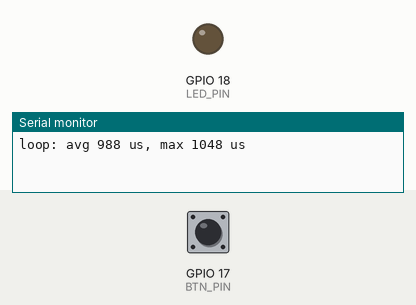
Bench run of a program on a simulated ESP32-S3. On the bench: output pins drawn as LEDs (lit = HIGH), the last lines printed to the serial monitor. Dashed ring = blinking. The test bench sets the inputs (shaded band); at power-on: GPIO 17 (BTN_PIN) HIGH.

Above: at 1.2 s.
1.3 s: GPIO 17 (BTN_PIN) pulled LOW for 0.15 s
2.9 s: GPIO 17 (BTN_PIN) pulled LOW for 1 s
At 3.3 s:
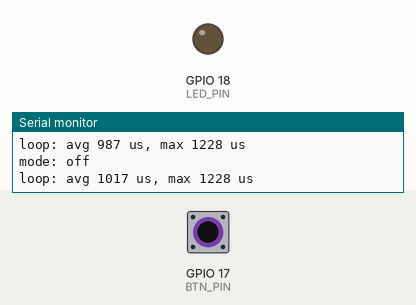
5.4 s: GPIO 17 (BTN_PIN) driven LOW
At 5.65 s:
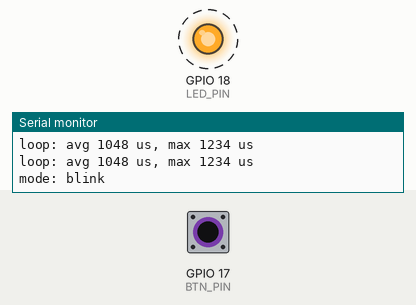
Timing chart, 0 to 14.4 s (numbered marks = the images above; inputs shaded):
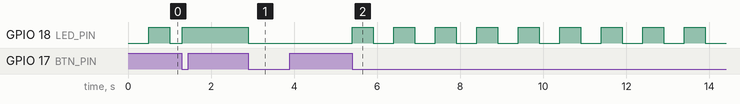

Measured:
- after the input at 2.9 s, GPIO 18 (LED_PIN): HIGH → LOW at once
- after the input at 5.4 s, GPIO 18 (LED_PIN): alternates HIGH for 0.50 s and LOW for 0.50 s, starting at once

The program:

main.cpp
```cpp
// Модуль 2.1: Blink на ESP32-S3
// GPIO18 -> 220 Ом -> LED -> GND
// GPIO17 -> кнопка -> GND (внутрішня підтяжка)
#include <Arduino.h>

struct Config {
    static constexpr uint8_t LED_PIN = 18;
    static constexpr uint8_t BTN_PIN = 17;
    static constexpr uint32_t BLINK_MS = 500;
    static constexpr uint32_t DEBOUNCE_MS = 50;
    static constexpr uint32_t STATS_EVERY = 1000;
    static constexpr uint32_t BAUD = 115200;
};

enum class LedState : uint8_t { Off, On };
enum class Mode : uint8_t { Blink, On, Off };

class Led {
public:
    constexpr Led(uint8_t pin) : pin_(pin) {}

    void init() {
        pinMode(pin_, OUTPUT);
        digitalWrite(pin_, LOW);
        state_ = LedState::Off;
    }

    void set(LedState s) {
        if (s == state_)
            return;

        state_ = s;
        digitalWrite(pin_, s == LedState::On ? HIGH : LOW);
    }

    void toggle() { set(state_ == LedState::On ? LedState::Off : LedState::On); }

private:
    const uint8_t pin_;
    LedState state_ = LedState::Off;
};

Led led(Config::LED_PIN);

// прапорець кнопки: ставить ISR, забирає loop()
volatile bool buttonFlag = false;

void IRAM_ATTR onButton() { buttonFlag = true; }

Mode nextMode(Mode m) {
    switch (m) {
        case Mode::Blink: return Mode::On;
        case Mode::On: return Mode::Off;
        case Mode::Off: return Mode::Blink;
    }

    return Mode::Blink;
}

const char *modeName(Mode m) {
    switch (m) {
        case Mode::Blink: return "blink";
        case Mode::On: return "on";
        case Mode::Off: return "off";
    }

    return "?";
}

void setup() {
    Serial.begin(Config::BAUD);

    led.init();
    pinMode(Config::BTN_PIN, INPUT_PULLUP);
    attachInterrupt(digitalPinToInterrupt(Config::BTN_PIN), onButton, FALLING);
}

void loop() {
    static Mode mode = Mode::Blink;
    static uint32_t lastToggle = 0;
    static uint32_t lastPress = 0;
    static uint32_t iterations = 0;
    static uint32_t sumUs = 0;
    static uint32_t maxUs = 0;
    static uint32_t lastUs = 0;

    const uint32_t nowUs = micros();
    const uint32_t now = millis();

    // час між двома входами в loop(), разом із друком у Serial
    if (lastUs != 0) {
        const uint32_t dt = nowUs - lastUs;

        sumUs += dt;
        if (dt > maxUs)
            maxUs = dt;

        iterations++;
    }

    lastUs = nowUs;

    // забираємо прапорець з вимкненими перериваннями
    bool pressed = false;
    noInterrupts();
    if (buttonFlag) {
        buttonFlag = false;
        pressed = true;
    }
    interrupts();

    // антидребезг
    if (pressed && now - lastPress >= Config::DEBOUNCE_MS) {
        lastPress = now;
        mode = nextMode(mode);
        Serial.printf("mode: %s\n", modeName(mode));
    }

    switch (mode) {
        case Mode::Blink:
            if (now - lastToggle >= Config::BLINK_MS) {
                lastToggle = now;
                led.toggle();
            }
            break;

        case Mode::On:
            led.set(LedState::On);
            break;

        case Mode::Off:
            led.set(LedState::Off);
            break;
    }

    if (iterations >= Config::STATS_EVERY) {
        // середнє і максимум
        Serial.printf("loop: avg %lu us, max %lu us\n", (unsigned long)(sumUs / iterations),
                      (unsigned long)maxUs);

        iterations = 0;
        sumUs = 0;
        maxUs = 0;
    }
}
```
